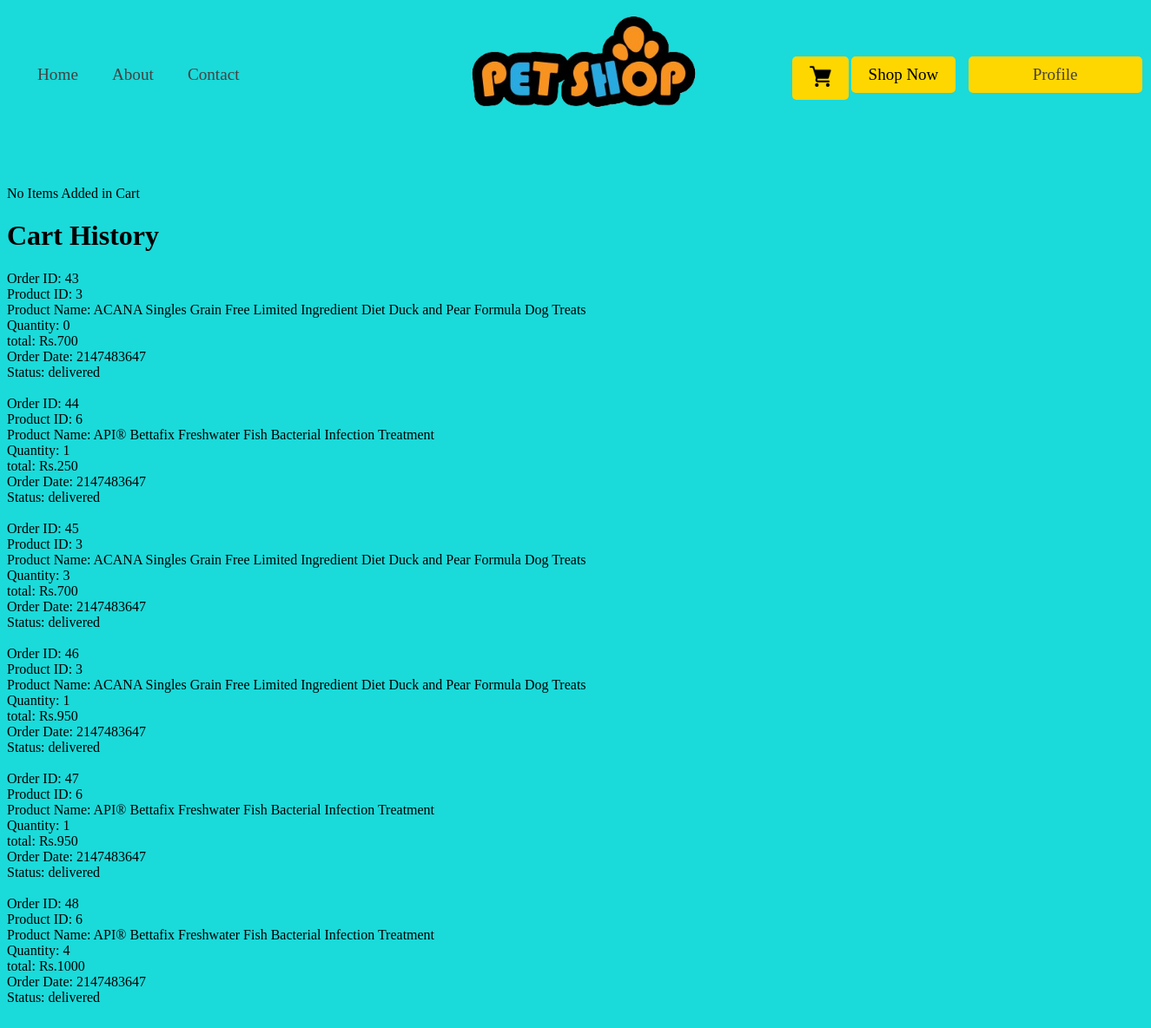
/cart_display.php (signed in), run on an earlier commit of the app's database.
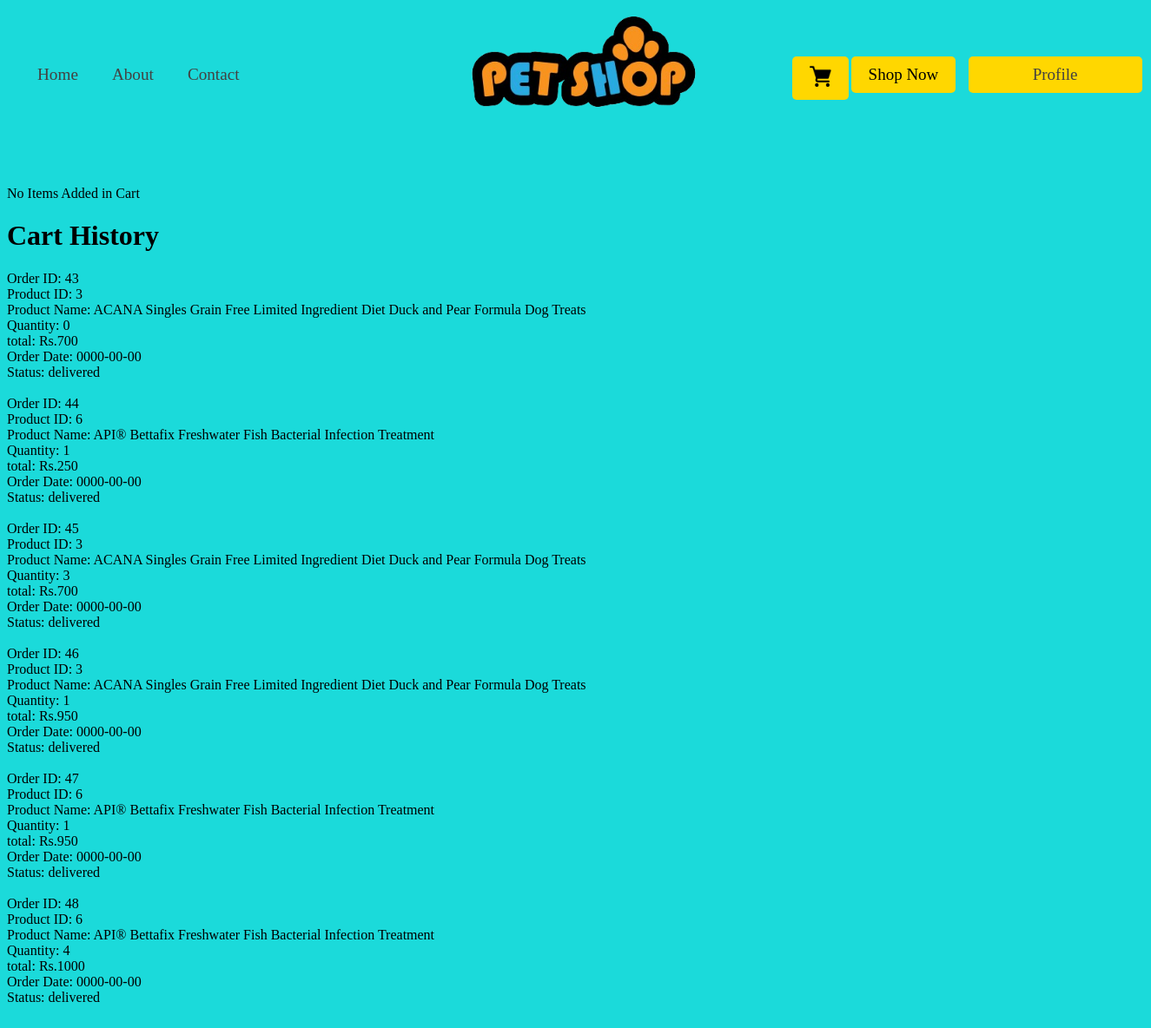
And on a later commit of the database.
### tables this page shows
CREATE TABLE `orders` (
  `order_id` int(11) NOT NULL,
  `cid` int(11) DEFAULT NULL,
  `product_id` int(100) NOT NULL,
  `product_name` varchar(100) NOT NULL,
  `total` varchar(100) NOT NULL,
  `Quantity` int(11) NOT NULL,
  `status` int(11) DEFAULT NULL,
  `order_date` date NOT NULL DEFAULT current_timestamp()
);

### cart_display.php (the view, shortened to what this page needs)
<?php
require_once "Database/connection.php";
if (isset($_SESSION['loggedin'])) {
$customer_id = $_SESSION['cid'];
}
$sql = "SELECT * FROM orders WHERE cid = :cid ORDER BY order_date DESC";
$stmt = $conn->prepare($sql);
$stmt->bindParam(":cid", $customer_id);
$stmt->execute();
$orders = $stmt->fetchAll(PDO::FETCH_ASSOC);
?>
<!DOCTYPE html>
<html lang="en">
<head>
    <link rel="stylesheet" href="Css/cart_display.css">
    <link rel="stylesheet" href="Css/style.css">
</head>
<body>
    <?php require_once "header.php" ?>
    <div class="container-fluid">
            <?php if(!empty($_SESSION['cart'])) { ?>
                <table class="table">
                    <thead>
                        <tr>
                        <th>Id</th>
                            <th>Name</th>
                            <th>Price</th>
                            <th>Quantity</th>
                            <th>Action</th>
                        </tr>
                    </thead>
                    <tbody>
                        <?php $total = 0; ?>
                        <?php foreach ($_SESSION['cart'] as $key => $value) { ?>
                            <tr>
                            <td><?php echo $value['id']; ?></td>
                                <td><?php echo $value['name']; ?></td>
                                <td><?php echo $value['price']; ?></td>
                                <td><?php echo $value['Quantity']; ?></td>
                                <td class="col-1">
                                    <form action="remove_item.php" method="post">
                                        <input type="hidden" name="remove_item_id" value="<?php echo $value['id'];?>">
                                        <input type="submit" name="delete_cart_item" value="Remove">
                                    </form>
                                </td>
                                <?php $total += $value['Quantity'] * $value['price'];?>
                            </tr>
                        <?php } ?>
                    </tbody>
                </table>
                <p>Total:  <?php echo $total; ?></p>
                <?php $_SESSION['total'] = $total; ?>
                    <?php if( ($total >= 70) && isset($_SESSION['loggedin']) ){ ?>
                        <a href="checkout.php">
                            <button class="pay_btn">Pay</button>
                        </a>
                    <?php } else if( ($total < 70) && isset($_SESSION['loggedin']) ) { ?>
                        <button class="" disabled read only>Pay</button>
                        <span id="emsg">Amount must be greater than 70 to pay</span>
                    <?php } else { ?>
                        <a href="loginform.php">
                        <button class="btn_login">Login to Pay</button>
                        </a>
                    <?php } ?>
                    <br><br>
                    <?php if(isset($_SESSION['cart'])) {?>
                    <a href="clear_cart.php">
                        <button class="btn_clear" >Clear All</button>
                    </a>
                    <?php } ?>
        <?php } else { ?>
        <div class="row">
            <div class="col-12">
                <p class="h1" id="title">No Items Added in Cart
                </p>
            </div>
        </div>
        <?php } ?>
    </div>
<div>
    <h1>Cart History</h1>
    <?php
if ($orders) {
    foreach ($orders as $order) {
        echo "Order ID: " . $order['order_id'] . "<br>";
        echo "Product ID: " . $order['product_id'] . "<br>";
        echo "Product Name: " . $order['product_name'] . "<br>";
        echo "Quantity: " . $order['Quantity'] . "<br>";
        echo "total: Rs." . $order['total'] . "<br>";
        echo "Order Date: " . $order['order_date'] . "<br>";
        echo "Status: " ;
        if ($order['status']==1)
        {
            echo"delivered" . "<br> <br>";
        }
        else
        {
            echo "Pending" . "<br> <br>";
        }
    }
} else {
    echo "No orders found.";
}
?>
</div>
</body>
</html>

What changed in the data, as far as the page shows it:
changed orders id 43: order_date "2147483647" → "0000-00-00"
changed orders id 44: order_date "2147483647" → "0000-00-00"
changed orders id 45: order_date "2147483647" → "0000-00-00"
changed orders id 46: order_date "2147483647" → "0000-00-00"
changed orders id 47: order_date "2147483647" → "0000-00-00"
changed orders id 48: order_date "2147483647" → "0000-00-00"
